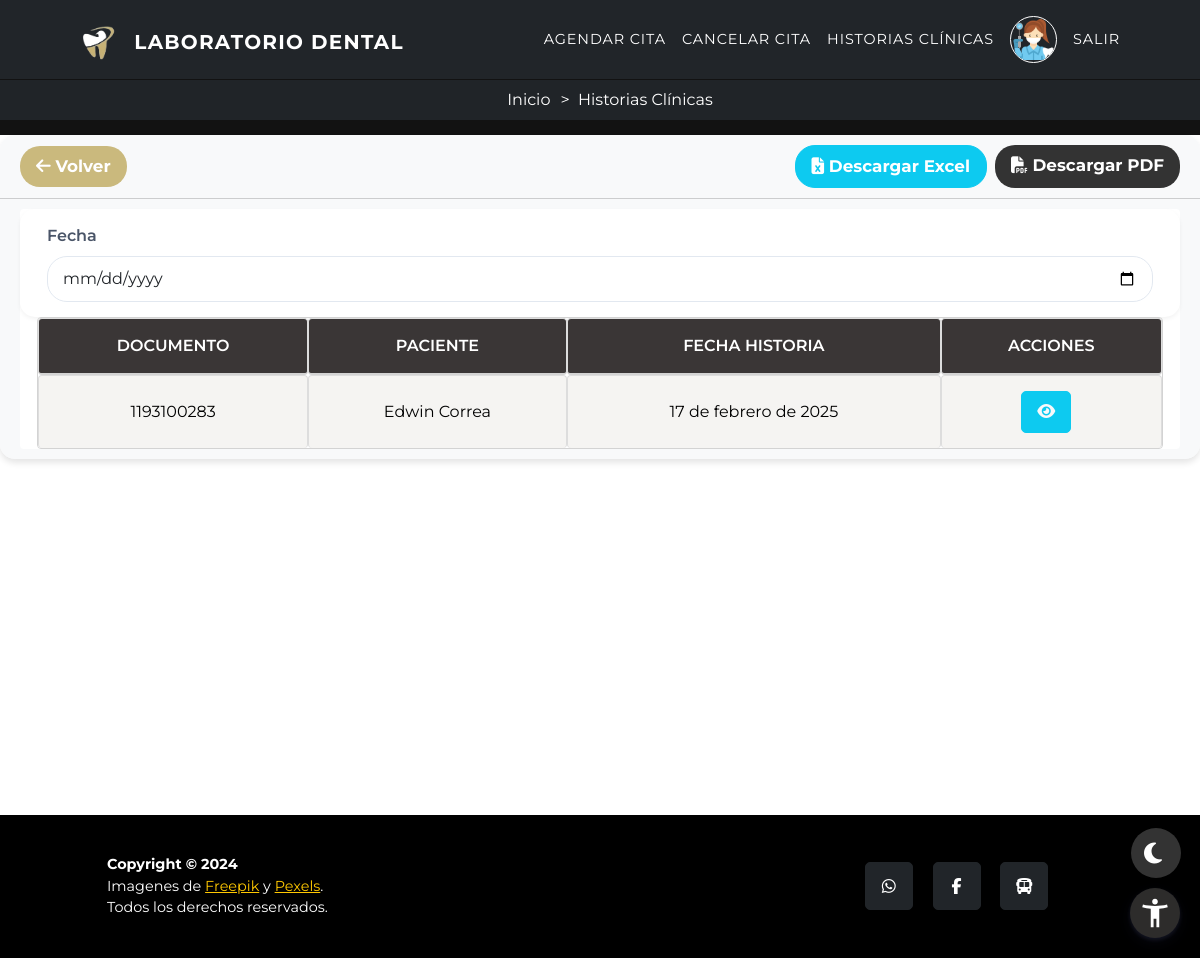
The page /list-historias/ (signed in) on the database as committed earlier.
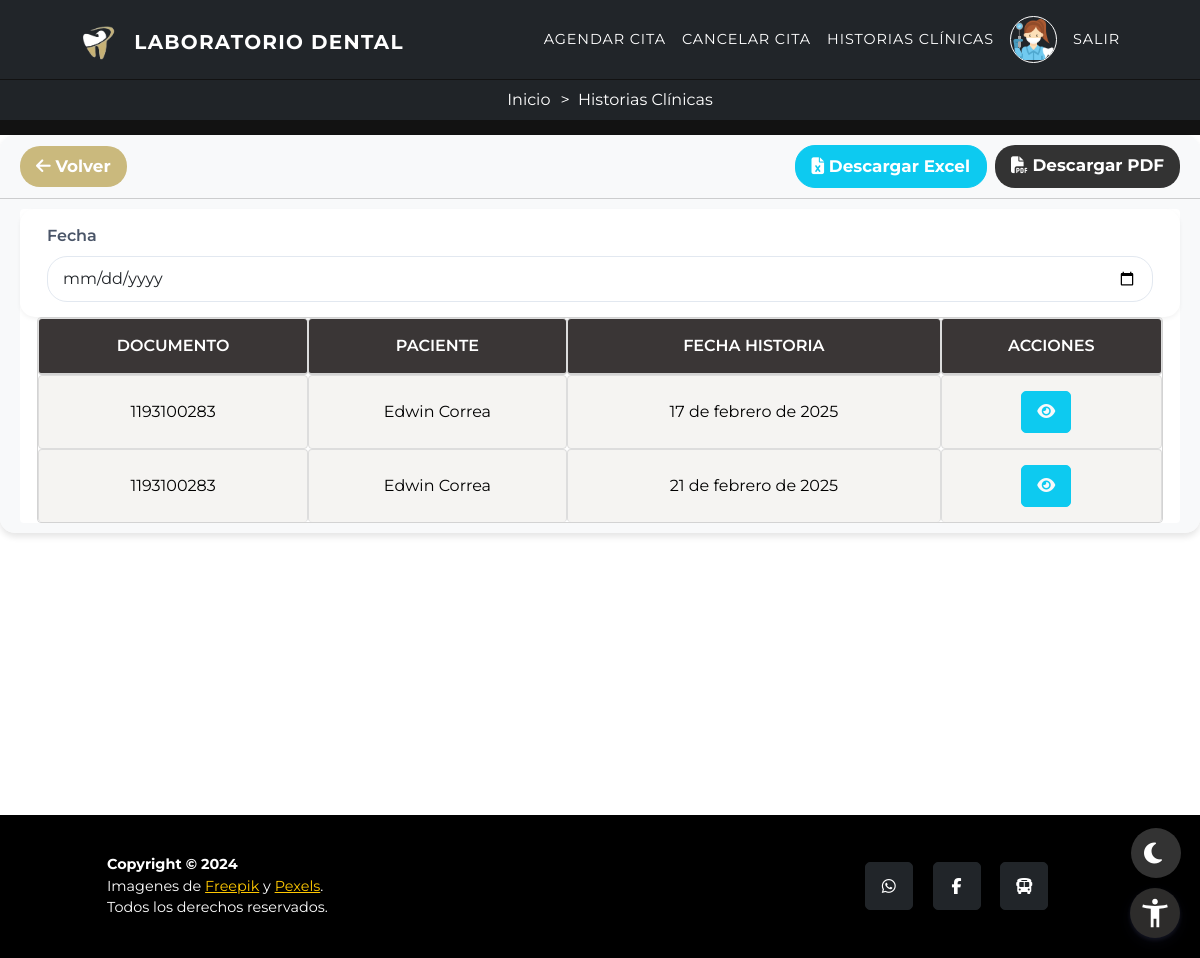
The same page on the database as committed later.
### inicio/models.py (models this page shows, shortened)
class Valoracion(models.Model):
    OPCIONES_SI_NO_NO_SABE = (
        (1, 'Si'),
        (2, 'No'),
        (3, 'Desinformado'),
    )
    OPCIONES_SI_NO = (
        (1, 'Si'),
        (2, 'No'),
    )
    user = models.ForeignKey(UserProfile, on_delete=models.CASCADE)
    nombre = models.CharField(max_length=150, blank=True)
    documento = models.CharField(max_length=50, blank=True)
    fecha_historia = models.DateField(null=True, blank=True)
    tratamiento_medicacion = models.PositiveSmallIntegerField(choices=OPCIONES_SI_NO_NO_SABE, default=3)
    reacciones_alergicas = models.PositiveSmallIntegerField(choices=OPCIONES_SI_NO_NO_SABE, default=3)
    transtorno_tension_arterial = models.PositiveSmallIntegerField(choices=OPCIONES_SI_NO_NO_SABE, default=3)
    diabetes = models.PositiveSmallIntegerField(choices=OPCIONES_SI_NO_NO_SABE, default=3)
    transtornos_emocionales = models.PositiveSmallIntegerField(choices=OPCIONES_SI_NO_NO_SABE, default=3)
    enfermedad_respiratoria = models.PositiveSmallIntegerField(choices=OPCIONES_SI_NO_NO_SABE, default=3)
    otros = models.CharField(max_length=100, blank=True)
    protesis_dental = models.CharField(max_length=100, blank=True)
    total = models.CharField(max_length=100, blank=True)
    acrilico = models.CharField(max_length=100, blank=True)
    flexible = models.CharField(max_length=100, blank=True)
    parcial = models.CharField(max_length=100, blank=True)
    retenedores = models.CharField(max_length=100, blank=True)
    panoramica = models.CharField(max_length=100, blank=True)
    periapical = models.CharField(max_length=100, blank=True)
    cepillado_dental = models.PositiveSmallIntegerField(choices=OPCIONES_SI_NO)
    seda_dental = models.PositiveSmallIntegerField(choices=OPCIONES_SI_NO)
    enjuague_bucal = models.PositiveSmallIntegerField(choices=OPCIONES_SI_NO)

### historiaclinica/views.py (the view)
# urls.py: path('list-historias/', views.listhistorias, name="listhistorias"),
@never_cache
@login_required(login_url='acceso_denegado')
def listhistorias(request):
    if request.user.is_superuser:
        historias = Valoracion.objects.all()
    else:
        historias = Valoracion.objects.filter(user=request.user)
    fecha = request.GET.get('fecha')
    if fecha:
        historias = historias.filter(fecha_historia=fecha)
    return render(request, 'listhistorias.html', {
        'historias': historias
    })

### historiaclinica/templates/listhistorias.html (shortened to what this page needs)
{% extends 'inicio.html' %}
{% load static %}
{% block titulo %}
Historias Clínicas
{% endblock %}
{% block content %}
<div class="ContentTable">
    <div class="card">
        <div class="card-header">
            <div class="d-flex justify-content-between align-items-center">
                <div class="d-flex">
                    <a class="btn btn-primary btn-custom me-2" href="{% url 'dashboard' %}" role="button"
                        data-tooltip="Volver al dashboard">
                        <i class="fas fa-arrow-left text-white"></i> <span> Volver </span>
                    </a>
                </div>
                <div class="d-flex">
                    <a class="btn btn-info btn-custom me-2" href="{% url 'reporte_excel_historia' %}" role="button"
                        data-tooltip="Descargar tabla en excel">
                        <i class="fas fa-file-excel text-white"></i> <span>Descargar Excel</span>
                    </a>
                    <a class="btn btn-danger btn-custom" href="{% url 'reporte_pdf_historia' %}" role="button"
                        data-tooltip="Descargar tabla en pdf">
                        <i class="fas fa-file-pdf text-white"></i> <span>Descargar PDF</span>
                    </a>
                </div>
            </div>
        </div>
        <div class="card-body">
            <div class="table-container">
                <form id="filtroForm" method="get" action="{% url 'listhistorias' %}">
                    <div class="row" style="width: 100%;">
                        <div>
                            <label for="fechaFiltro" class="form-label"
                                data-tooltip="Filtrar citas por fecha">Fecha</label>
                            <input type="date" id="fechaFiltro" name="fecha" class="form-control"
                                value="{{ request.GET.fecha }}" data-tooltip="Filtrar por fecha">
                        </div>
                    </div>
                </form>
                <div class="table-responsive">
                    <table id="elementosTable" class="table table-primary table-centered">
                        <thead>
                            <tr>
                                <th id="headerDocumento" data-sort="documento" scope="col"
                                    data-tooltip="Documento del paciente">Documento</th>
                                <th id="headerPaciente" data-sort="nombre" scope="col"
                                    data-tooltip="Nombre del paciente">Paciente</th>
                                <th id="headerFecha" data-sort="fecha_historia" scope="col"
                                    data-tooltip="Fecha de la historia clínica">Fecha Historia</th>
                                <th scope="col" data-tooltip="Acciones disponibles">Acciones</th>
                            </tr>
                        </thead>
                        <tbody>
                            {% for historia in historias %}
                            <tr>
                                <td data-sort="documento">{{ historia.documento }}</td>
                                <td data-sort="nombre">{{ historia.nombre }}</td>
                                <td data-sort="fecha_historia">{{ historia.fecha_historia }}</td>
                                <td>
                                    <a class="btn btn-info" href="{% url 'verhistorias' historia.id %}" role="button"
                                        data-tooltip="Ver detalles de la historia"><i
                                            class="fas fa-eye sort-icon a"></i></a>
                                </td>
                            </tr>
                            {% endfor %}
                        </tbody>
                    </table>
                </div>
            </div>
        </div>
    </div>
</div>
{% endblock %}

Rows that differ between the two databases and show on the page:
added Valoracion: documento "1193100283", nombre "Edwin Correa", fecha_historia "21 de febrero de 2025"
